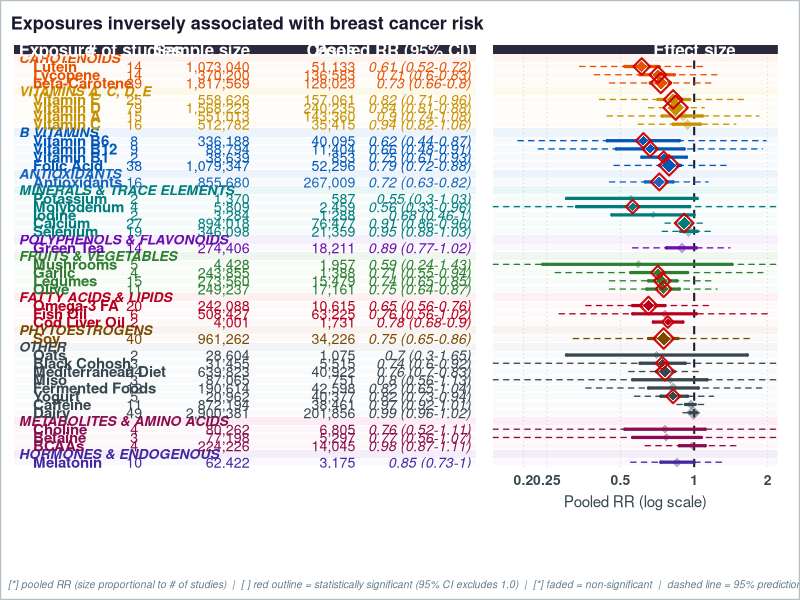
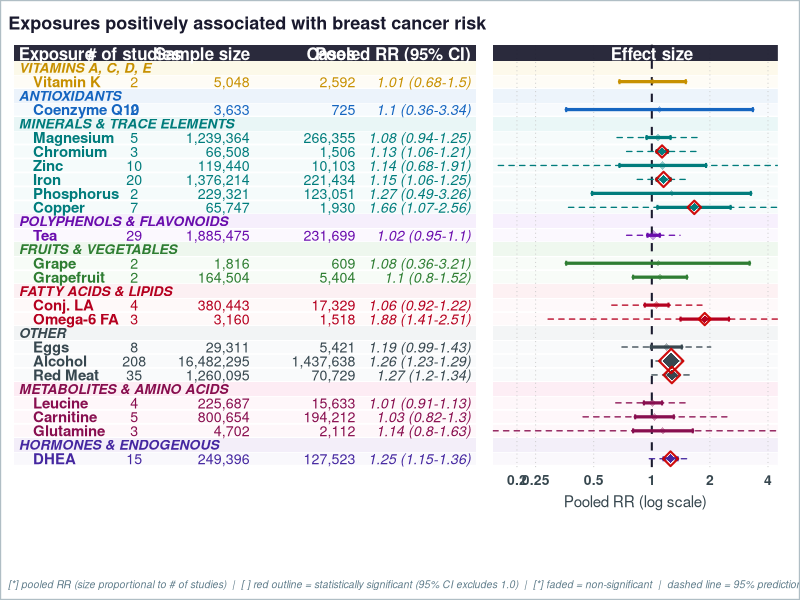
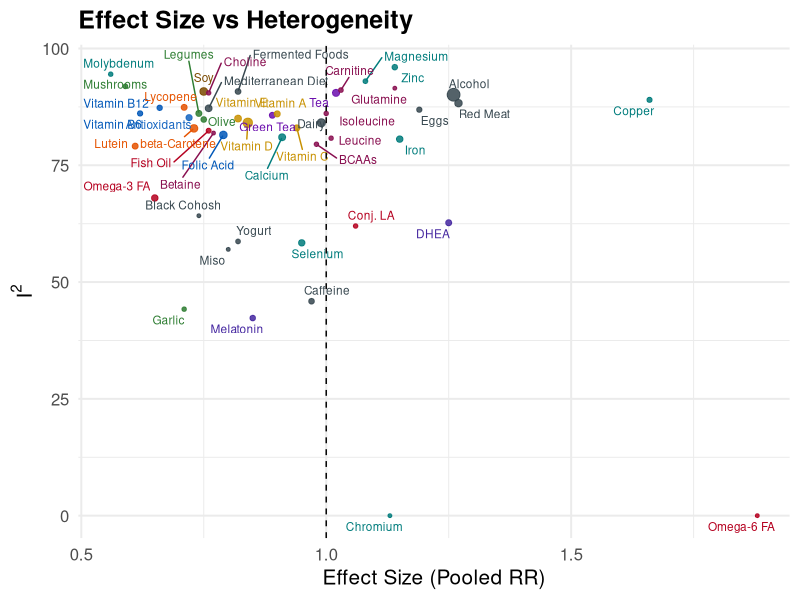
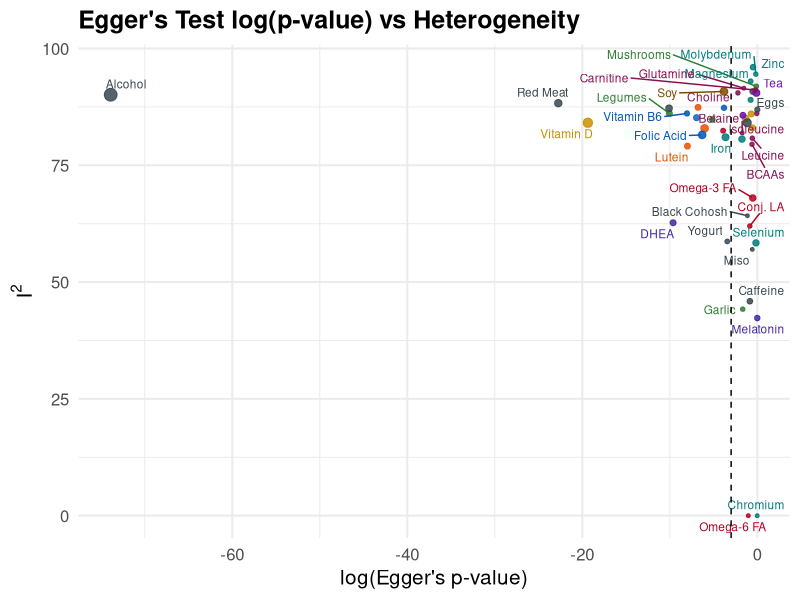

Write R code to recreate these figures, in order.
# =============================================================================
# Combined analysis plots — Forest plots + Scatter diagnostic plots
# Data: exposures_meta_analysis_breast_combined.xlsx
# =============================================================================

setwd('C:/Users/mde4023/Downloads/MetaFemina/Plot')
library(tidyverse)
library(scales)
library(readxl)
library(stringr)
library(cowplot)
library(ggtext)
library(ggrepel)
library(patchwork)

for (pkg in c("ggtext", "cowplot", "ggrepel", "patchwork")) {
  if (!requireNamespace(pkg, quietly = TRUE)) install.packages(pkg)
}

# =============================================================================
# 1. Read & clean data
# =============================================================================

raw <- read_excel("exposures_meta_analysis_breast_combined.xlsx")

# Standardise column names
names(raw) <- c(
  "Exposure", "n_studies", "pooled_es_num",
  "ci_low", "ci_high",
  "pi_low", "pi_high",
  "I2", "eggers_p",
  "Total_N", "N_cases"
)

dat_clean <- raw %>%
  mutate(
    # Reconstruct a display string  "OR (low–high)" for the table column
    pooled_ci_lab = paste0(
      pooled_es_num,
      " (", ci_low, "-", ci_high, ")"
    ),
    N_lab     = comma(Total_N),
    Cases_lab = comma(N_cases),
    sig = ifelse((ci_high < 1 | ci_low > 1), "Significant", "Not significant"),
    direction = case_when(
      pooled_es_num < 1 ~ "Protective",
      pooled_es_num > 1 ~ "Harmful",
      TRUE              ~ "Neutral"
    )
  )

# =============================================================================
# 2. Group mapping, order & colour palettes  (unchanged from original)
# =============================================================================

group_map <- tribble(
  ~Exposure,                  ~Group,
  "eggs",                     "Other",
  "dairy",                    "Other",
  "red_meat",             "Other",
  "fermented_foods",          "Other",
  "skyr",                     "Other",
  "hemp_seeds",               "Fatty Acids & Lipids",
  "kefir",                    "Other",
  "legumes",                  "Fruits & Vegetables",
  "chia_seeds",               "Fatty Acids & Lipids",
  "oats",                     "Other",
  "flax",                     "Phytoestrogens",
  "vitamin_b2",               "B Vitamins",
  "cesium",                   "Minerals & Trace Elements",
  "quercetin",                "Polyphenols & Flavonoids",
  "vitamin_b6",               "B Vitamins",
  "fish_oil",                 "Fatty Acids & Lipids",
  "grape",                    "Fruits & Vegetables",
  "lutein",                   "Carotenoids",
  "molybdenum",               "Minerals & Trace Elements",
  "garlic",                   "Fruits & Vegetables",
  "lycopene",                 "Carotenoids",
  "soy",                      "Phytoestrogens",
  "pantothenic_acid",         "B Vitamins",
  "resveratrol",              "Polyphenols & Flavonoids",
  "vitamin_a",                "Vitamins A, C, D, E",
  "vitamin_b1",               "B Vitamins",
  "mediterranean_diet",       "Other",
  "cod_liver_oil",            "Fatty Acids & Lipids",
  "antioxidants",             "Antioxidants",
  "betaine",                  "Metabolites & Amino Acids",
  "beta-carotene",            "Carotenoids",
  "choline",                  "Metabolites & Amino Acids",
  "magnesium",                "Minerals & Trace Elements",
  "olive",                    "Fruits & Vegetables",
  "vitamin_c",                "Vitamins A, C, D, E",
  "flaxseed",                 "Phytoestrogens",
  "iodine",                   "Minerals & Trace Elements",
  "green_tea",                "Polyphenols & Flavonoids",
  "mushrooms",                "Fruits & Vegetables",
  "calcium",                  "Minerals & Trace Elements",
  "copper",                   "Minerals & Trace Elements",
  "folic_acid",               "B Vitamins",
  "selenium",                 "Minerals & Trace Elements",
  "potassium",                "Minerals & Trace Elements",
  "vitamin_b12",              "B Vitamins",
  "tea",                      "Polyphenols & Flavonoids",
  "mineral_supplements",      "Minerals & Trace Elements",
  "papaya",                   "Fruits & Vegetables",
  "bcaas",                    "Metabolites & Amino Acids",
  "vitamin_e",                "Vitamins A, C, D, E",
  "vitamin_d",                "Vitamins A, C, D, E",
  "omega-3_fatty_acids",      "Fatty Acids & Lipids",
  "caffeine",                 "Other",
  "alcohol",                  "Other",
  "leucine",                  "Metabolites & Amino Acids",
  "iron",                     "Minerals & Trace Elements",
  "isoleucine",               "Metabolites & Amino Acids",
  "protein_intake",           "Metabolites & Amino Acids",
  "conjugated_linoleic_acid", "Fatty Acids & Lipids",
  "grapefruit",               "Fruits & Vegetables",
  "creatine",                 "Metabolites & Amino Acids",
  "chromium",                 "Minerals & Trace Elements",
  "glutamine",                "Metabolites & Amino Acids",
  "melatonin",                "Hormones & Endogenous",
  "vitamin_k",                "Vitamins A, C, D, E",
  "zinc",                     "Minerals & Trace Elements",
  "carnitine",                "Metabolites & Amino Acids",
  "dehydroepiandrosterone",   "Hormones & Endogenous",
  "cannabidiol",              "Herbal & Botanical",
  "phosphorus",               "Minerals & Trace Elements",
  "ginseng",                  "Herbal & Botanical",
  "vitamin_b3",               "B Vitamins",
  "omega-6_fatty_acids",      "Fatty Acids & Lipids",
  "ginkgo",                   "Herbal & Botanical",
  "coenzyme_q10",             "Antioxidants"
)

group_order <- c(
  "Carotenoids",
  "Vitamins A, C, D, E",
  "B Vitamins",
  "Antioxidants",
  "Minerals & Trace Elements",
  "Polyphenols & Flavonoids",
  "Fruits & Vegetables",
  "Fatty Acids & Lipids",
  "Phytoestrogens",
  "Herbal & Botanical",
  "Other",
  "Metabolites & Amino Acids",
  "Hormones & Endogenous"
)

group_colors <- c(
  "B Vitamins"               = "#0057B8",
  "Carotenoids"              = "#E55300",
  "Minerals & Trace Elements"= "#007C7C",
  "Fruits & Vegetables"      = "#2E7D32",
  "Vitamins A, C, D, E"     = "#C79000",
  "Polyphenols & Flavonoids" = "#6A0DAD",
  "Fatty Acids & Lipids"     = "#B5001F",
  "Phytoestrogens"           = "#7B4A00",
  "Other"                    = "#37474F",
  "Herbal & Botanical"       = "#00695C",
  "Metabolites & Amino Acids"= "#880E4F",
  "Hormones & Endogenous"    = "#4527A0",
  "Antioxidants"             = "#1565C0"
)

group_bg <- c(
  "B Vitamins"               = "#E3EEFA",
  "Carotenoids"              = "#FDEEE6",
  "Minerals & Trace Elements"= "#DFF2F2",
  "Fruits & Vegetables"      = "#E6F4E6",
  "Vitamins A, C, D, E"     = "#FBF6E0",
  "Polyphenols & Flavonoids" = "#F2E8FB",
  "Fatty Acids & Lipids"     = "#FBEAED",
  "Phytoestrogens"           = "#F5EDE6",
  "Other"                    = "#ECEFF1",
  "Herbal & Botanical"       = "#E0F2EF",
  "Metabolites & Amino Acids"= "#FCE4EF",
  "Hormones & Endogenous"    = "#EDE7F6",
  "Antioxidants"             = "#E3EEF9"
)

# =============================================================================
# 3. Helper: pretty exposure labels
# =============================================================================

prettify_exposure <- function(x) {
  x %>%
    str_replace_all("_", " ") %>%
    str_to_title() %>%
    str_replace("Bcaas",                   "BCAAs") %>%
    str_replace("Beta-Carotene",            "beta-Carotene") %>%
    str_replace("Omega-3 Fatty Acids",      "Omega-3 FA") %>%
    str_replace("Omega-6 Fatty Acids",      "Omega-6 FA") %>%
    str_replace("Conjugated Linoleic Acid", "Conj. LA") %>%
    str_replace("Mineral Supplements",      "Minerals") %>%
    str_replace("Dehydroepiandrosterone",   "DHEA")
}

# =============================================================================
# 4. Forest plot helpers  (identical logic to original)
# =============================================================================

prepare_dat <- function(dat_clean, dir) {
  dat_clean %>%
    filter(n_studies > 1) %>%
    left_join(group_map, by = "Exposure") %>%
    mutate(
      Group          = replace_na(Group, "Other"),
      Exposure_label = prettify_exposure(Exposure),
      Group          = factor(Group, levels = group_order)
    ) %>%
    filter(direction == dir) %>%
    arrange(Group, pooled_es_num) %>%
    mutate(row = row_number())
}

build_plot_rows <- function(df) {
  groups_present <- df %>%
    group_by(Group) %>%
    summarise(n = n(), .groups = "drop") %>%
    arrange(match(Group, c(group_order, "Other")))
  
  plot_row   <- integer(nrow(df))
  label_rows <- list()
  current_row <- 1
  
  for (i in seq_len(nrow(groups_present))) {
    grp   <- as.character(groups_present$Group[i])
    n_grp <- groups_present$n[i]
    
    label_rows[[i]] <- tibble(plot_row = current_row, Group = grp, is_label = TRUE)
    current_row <- current_row + 1
    
    idx <- which(as.character(df$Group) == grp)
    plot_row[idx] <- seq(current_row, current_row + n_grp - 1)
    current_row <- current_row + n_grp
  }
  
  df$plot_row <- plot_row
  list(df = df, labels = bind_rows(label_rows), total_rows = current_row - 1)
}

# ---- Table panel ----
make_table_panel <- function(df, label_df, total_rows, title_text, fs = 3.8) {
  header_y <- 0
  y_lim    <- c(total_rows + 0.6, -0.65)
  
  ggplot() +
    geom_rect(data = df,
              aes(ymin = plot_row - 0.5, ymax = plot_row + 0.5,
                  xmin = -0.05, xmax = 4.75, fill = as.character(Group)),
              alpha = 0.30, inherit.aes = FALSE) +
    scale_fill_manual(values = group_bg, guide = "none") +
    geom_hline(yintercept = seq(0.5, total_rows + 0.5, 1),
               color = "white", linewidth = 0.6) +
    geom_rect(data = label_df,
              aes(ymin = plot_row - 0.5, ymax = plot_row + 0.5,
                  xmin = -0.05, xmax = 4.75, fill = Group),
              alpha = 0.70, inherit.aes = FALSE) +
    geom_text(data = label_df,
              aes(x = 0.0, y = plot_row, label = toupper(Group), color = Group),
              hjust = 0, size = fs - 0.3, fontface = "bold.italic", inherit.aes = FALSE) +
    scale_color_manual(values = group_colors, guide = "none") +
    geom_text(data = df,
              aes(x = 0.15, y = plot_row, label = Exposure_label,
                  color = as.character(Group)),
              hjust = 0, size = fs, fontface = "bold", inherit.aes = FALSE) +
    geom_text(data = df,
              aes(x = 1.2, y = plot_row, label = as.character(n_studies),
                  color = as.character(Group)),
              hjust = 0.5, size = fs - 0.2, inherit.aes = FALSE) +
    geom_text(data = df,
              aes(x = 2.4, y = plot_row, label = N_lab,
                  color = as.character(Group)),
              hjust = 1, size = fs - 0.2, inherit.aes = FALSE) +
    geom_text(data = df,
              aes(x = 3.5, y = plot_row, label = Cases_lab,
                  color = as.character(Group)),
              hjust = 1, size = fs - 0.2, inherit.aes = FALSE) +
    geom_text(data = df,
              aes(x = 4.7, y = plot_row, label = pooled_ci_lab,
                  color = as.character(Group)),
              hjust = 1, size = fs - 0.2, fontface = "italic", inherit.aes = FALSE) +
    annotate("rect",
             xmin = -0.05, xmax = 4.75, ymin = -0.60, ymax = 0.50,
             fill = "#1A1A2E", alpha = 0.93) +
    annotate("text", x = 0.0, y = header_y, label = "Exposure",
             hjust = 0, fontface = "bold", size = fs + 0.5, color = "white") +
    annotate("text", x = 1.2, y = header_y, label = "# of studies",
             hjust = 0.5, fontface = "bold", size = fs + 0.5, color = "white") +
    annotate("text", x = 2.4, y = header_y, label = "Sample size",
             hjust = 1, fontface = "bold", size = fs + 0.5, color = "white") +
    annotate("text", x = 3.5, y = header_y, label = "Cases",
             hjust = 1, fontface = "bold", size = fs + 0.5, color = "white") +
    annotate("text", x = 4.7, y = header_y, label = "Pooled RR (95% CI)",
             hjust = 1, fontface = "bold", size = fs + 0.5, color = "white") +
    scale_x_continuous(limits = c(-0.05, 4.8), expand = c(0, 0)) +
    scale_y_continuous(limits = y_lim, trans = "reverse", expand = c(0, 0)) +
    labs(title = title_text) +
    theme_void() +
    theme(
      plot.title      = element_text(face = "bold", hjust = 0.5, size = 13,
                                     color = "#1A1A2E", margin = margin(b = 8, t = 4)),
      plot.background = element_rect(fill = "white", color = NA),
      plot.margin     = margin(8, 4, 8, 10)
    )
}

# ---- Forest panel ----
make_forest_panel <- function(df, label_df, total_rows, xlim_max = 2.5, fs = 3.8) {
  header_y <- 0
  y_lim    <- c(total_rows + 0.6, -0.65)
  # Forest panel x-axis settings
  xlim_min <- 0.15
  x_breaks_all <- c(0.2, 0.25, 0.5, 1, 2, 4)
  x_breaks <- x_breaks_all[x_breaks_all >= xlim_min & x_breaks_all <= xlim_max]
  ggplot() +
    geom_rect(data = df,
              aes(ymin = plot_row - 0.5, ymax = plot_row + 0.5,
                  xmin = xlim_min, xmax = xlim_max, fill = as.character(Group)),
              alpha = 0.28, inherit.aes = FALSE) +
    scale_fill_manual(values = group_bg, guide = "none") +
    geom_hline(yintercept = seq(0.5, total_rows + 0.5, 1),
               color = "white", linewidth = 0.6) +
    geom_rect(data = label_df,
              aes(ymin = plot_row - 0.5, ymax = plot_row + 0.5,
                  xmin = xlim_min, xmax = xlim_max, fill = Group),
              alpha = 0.65, inherit.aes = FALSE) +
    geom_vline(xintercept = x_breaks[x_breaks != 1],
               color = "grey78", linewidth = 0.3, linetype = "dotted") +
    geom_vline(xintercept = 1,
               linetype = "dashed", linewidth = 0.7, color = "#1A1A2E") +
    # CI whiskers
    # CI whisker (main horizontal line)
    geom_segment(data = df,
                 aes(x    = pmax(ci_low,  xlim_min),
                     xend = pmin(ci_high, xlim_max),
                     y = plot_row, yend = plot_row,
                     color = as.character(Group)),
                 linewidth = 1.1, lineend = "round", inherit.aes = FALSE) +
    
    # Left end-cap tick — only draw if ci_low is within range
    geom_segment(data = df %>% filter(ci_low >= xlim_min),
                 aes(x = ci_low, xend = ci_low,
                     y = plot_row - 0.18, yend = plot_row + 0.18,
                     color = as.character(Group)),
                 linewidth = 0.7, inherit.aes = FALSE) +
    
    # Right end-cap tick — only draw if ci_high is within range
    geom_segment(data = df %>% filter(ci_high <= xlim_max),
                 aes(x = ci_high, xend = ci_high,
                     y = plot_row - 0.18, yend = plot_row + 0.18,
                     color = as.character(Group)),
                 linewidth = 0.7, inherit.aes = FALSE) +
    # Prediction interval whiskers (dashed, thinner) — only where available
    geom_segment(data = df %>% filter(!is.na(pi_low) & !is.na(pi_high)),
                 aes(x = pmax(pi_low, xlim_min), xend = pmin(pi_high, xlim_max),
                     y = plot_row, yend = plot_row,
                     color = as.character(Group)),
                 linewidth = 0.45, linetype = "dashed",
                 lineend = "round", inherit.aes = FALSE) +
    # Non-significant diamonds
    geom_point(data = df %>% filter(sig == "Not significant"),
               aes(x = pooled_es_num, y = plot_row,
                   color = as.character(Group), size = n_studies),
               shape = 18, alpha = 0.38, inherit.aes = FALSE) +
    # Significant: white halo + coloured diamond + red outline
    geom_point(data = df %>% filter(sig == "Significant"),
               aes(x = pooled_es_num, y = plot_row, size = n_studies * 1.9),
               shape = 18, color = "white", alpha = 0.55, inherit.aes = FALSE) +
    geom_point(data = df %>% filter(sig == "Significant"),
               aes(x = pooled_es_num, y = plot_row,
                   color = as.character(Group), size = n_studies),
               shape = 18, alpha = 1.0, inherit.aes = FALSE) +
    geom_point(data = df %>% filter(sig == "Significant"),
               aes(x = pooled_es_num, y = plot_row, size = n_studies * 0.9),
               shape = 5, color = "#CC0000", stroke = 1.1, alpha = 0.95,
               inherit.aes = FALSE) +
    # Header bar
    annotate("rect",
             xmin = xlim_min, xmax = xlim_max, ymin = -0.60, ymax = 0.50,
             fill = "#1A1A2E", alpha = 0.93) +
    annotate("text", x = 1, y = header_y, label = "Effect size", hjust = 0.5,
             fontface = "bold", size = fs + 0.5, color = "white") +
    scale_x_log10(
      limits = c(xlim_min, xlim_max),
      breaks = x_breaks,
      labels = as.character(x_breaks),
      expand = c(0, 0)
    )+
    scale_y_continuous(limits = y_lim, trans = "reverse", expand = c(0, 0)) +
    scale_color_manual(
      values = group_colors,
      name   = "Exposure group",
      guide  = guide_legend(
        ncol           = 4,
        override.aes   = list(shape = 15, size = 5.5, alpha = 1),
        title.position = "top",
        title.hjust    = 0,
        byrow          = TRUE
      )
    ) +
    scale_size_continuous(range = c(2.0, 6.5), guide = "none") +
    labs(x = "Pooled RR (log scale)", y = NULL) +
    theme_minimal(base_size = 11) +
    theme(
      axis.text.y      = element_blank(),
      axis.ticks.y     = element_blank(),
      axis.text.x      = element_text(size = 10, color = "#37474F", face = "bold"),
      axis.title.x     = element_text(size = 11, color = "#37474F", margin = margin(t = 6)),
      panel.grid       = element_blank(),
      legend.position  = "bottom",
      legend.text      = element_text(size = 9,  color = "#1A1A2E"),
      legend.title     = element_text(size = 10, color = "#1A1A2E", face = "bold"),
      legend.key.size  = unit(0.55, "cm"),
      legend.spacing.x = unit(0.4, "cm"),
      plot.background  = element_rect(fill = "white", color = NA),
      plot.margin      = margin(8, 16, 8, 2)
    )
}

# ---- Caption ----
make_caption <- function(direction) {
  side <- if (direction == "Protective") {
    "RR < 1 = inversely associated with breast cancer risk."
  } else {
    "RR > 1 = positively associated with breast cancer risk."
  }
  paste0(
    "[*] pooled RR (size proportional to # of studies)  |  ",
    "[ ] red outline = statistically significant (95% CI excludes 1.0)  |  ",
    "[*] faded = non-significant  |  dashed line = 95% prediction interval  |  "
  )
}

# ---- Compose & save ----
save_forest_figure <- function(direction, title_text, xlim_max, filename) {
  df_raw     <- prepare_dat(dat_clean, direction)
  built      <- build_plot_rows(df_raw)
  df         <- built$df
  label_df   <- built$labels
  total_rows <- built$total_rows
  
  tbl        <- make_table_panel(df, label_df, total_rows, title_text)
  fst        <- make_forest_panel(df, label_df, total_rows, xlim_max)
  legend_grob <- get_legend(fst)
  fst_no_leg  <- fst + theme(legend.position = "none")
  
  caption_grob <- ggdraw() +
    draw_label(make_caption(direction),
               x = 0.01, hjust = 0, size = 7.5,
               color = "#607D8B", fontface = "italic")
  
  combined <- plot_grid(
    plot_grid(tbl, fst_no_leg,
              ncol = 2, rel_widths = c(1.55, 1),
              align = "h", axis = "tb"),
    legend_grob,
    caption_grob,
    ncol        = 1,
    rel_heights = c(1, 0.09, 0.06)
  )
  
  final <- ggdraw(combined) +
    draw_line(x = c(0, 1, 1, 0, 0),
              y = c(0, 0, 1, 1, 0),
              color = "#B0BEC5", linewidth = 0.8)
  
  ggsave(filename,
         plot = final, width = 297, height = 250,
         units = "mm", device = "pdf", dpi = 300)
  message("Saved: ", filename)
  invisible(final)
}

# =============================================================================
# 5. Scatter / diagnostic plots  (Plot.R style, adapted for new columns)
#    Two separate functions — one per plot
# =============================================================================

# Shared helper: build the filtered + labelled data frame
build_scatter_df <- function(dat_clean, min_studies = 2) {
  dat_clean %>%
    filter(n_studies > min_studies) %>%
    left_join(group_map, by = "Exposure") %>%
    mutate(
      Group          = replace_na(Group, "Other"),
      Group          = factor(Group, levels = group_order),
      exposure_label = prettify_exposure(Exposure),
      log_eggers_p   = log(eggers_p)   # natural log, same as original
    )
}

# ---- Plot 1: Effect Size vs I² ----
make_es_heterogeneity_plot <- function(dat_clean, min_studies = 2,
                                       filename = "plot_es_vs_heterogeneity.pdf") {
  
  plot_df <- build_scatter_df(dat_clean, min_studies)
  
  p <- ggplot(plot_df,
              aes(x = pooled_es_num, y = I2, color = as.character(Group))) +
    geom_point(aes(size = n_studies), alpha = 0.85) +
    geom_text_repel(aes(label = exposure_label), size = 3, max.overlaps = 20) +
    geom_vline(xintercept = 1, linetype = "dashed") +
    scale_color_manual(values = group_colors, guide = "none") +
    scale_size_continuous(range = c(1, 4), name = "Number of studies") +
    labs(
      title = "Effect Size vs Heterogeneity",
      x     = "Effect Size (Pooled RR)",
      y     = expression(I^2)
    ) +
    theme_minimal(base_size = 15) +
    theme(
      legend.position = "none",
      plot.title      = element_text(face = "bold")
    )
  
  ggsave(filename,
         plot = p, width = 210, height = 210,
         units = "mm", device = "pdf", dpi = 300)
  message("Saved: ", filename)
  invisible(p)
}

# ---- Plot 2: log(Egger's p-value) vs I² ----
make_eggers_heterogeneity_plot <- function(dat_clean, min_studies = 2,
                                           filename = "plot_eggers_vs_heterogeneity.pdf") {
  
  plot_df <- build_scatter_df(dat_clean, min_studies) %>%
    filter(!is.na(log_eggers_p))
  
  p <- ggplot(plot_df,
              aes(x = log_eggers_p, y = I2, color = as.character(Group))) +
    geom_point(aes(size = n_studies), alpha = 0.85) +
    geom_text_repel(aes(label = exposure_label), size = 3, max.overlaps = 20) +
    geom_vline(xintercept = log(0.05), linetype = "dashed") +   # log(0.05) ≈ -2.996
    scale_color_manual(values = group_colors, guide = "none") +
    scale_size_continuous(range = c(1, 4), name = "Number of studies") +
    labs(
      title = "Egger's Test log(p-value) vs Heterogeneity",
      x     = "log(Egger's p-value)",
      y     = expression(I^2)
    ) +
    theme_minimal(base_size = 15) +
    theme(
      legend.position = "none",
      plot.title      = element_text(face = "bold")
    )
  
  ggsave(filename,
         plot = p, width = 210, height = 210,
         units = "mm", device = "pdf", dpi = 300)
  message("Saved: ", filename)
  invisible(p)
}

# =============================================================================
# 6. Render all figures
# =============================================================================

save_forest_figure(
  direction  = "Protective",
  title_text = "Exposures inversely associated with breast cancer risk",
  xlim_max   = 2.2,
  filename   = "forest_protective_breast.pdf"
)

save_forest_figure(
  direction  = "Harmful",
  title_text = "Exposures positively associated with breast cancer risk",
  xlim_max   = 4.5,
  filename   = "forest_harmful_breast.pdf"
)

make_es_heterogeneity_plot(
  dat_clean   = dat_clean,
  min_studies = 2,
  filename    = "plot_es_vs_heterogeneity.pdf"
)

make_eggers_heterogeneity_plot(
  dat_clean   = dat_clean,
  min_studies = 2,
  filename    = "plot_eggers_vs_heterogeneity.pdf"
)

message("All figures saved.")
